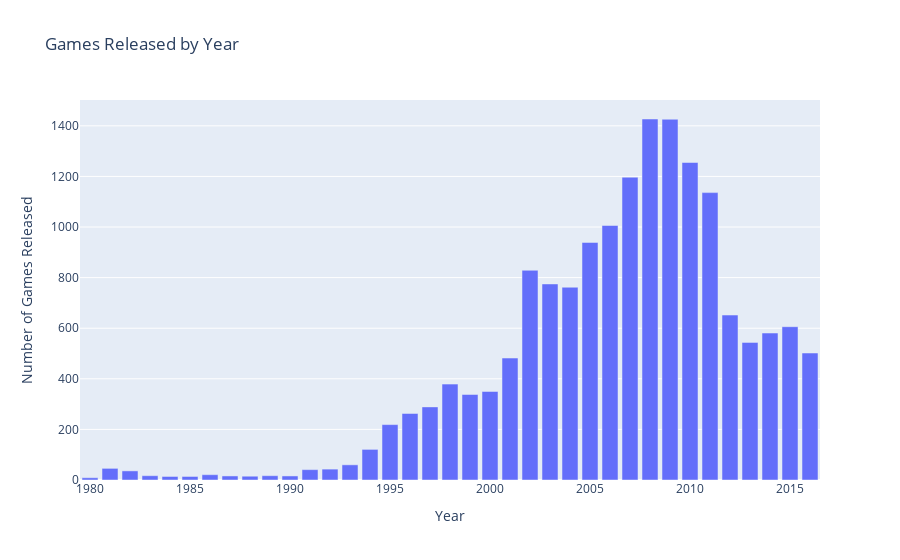

Notebook code for this chart:
### Markdown cell above
**Number of Games Released Each Year**

### Code cell
releases_by_year = df_games.groupby('year_of_release')['name'].count().reset_index(name='total_games')
display(releases_by_year)

fig = px.bar(releases_by_year, 
            x='year_of_release',
            y='total_games',
            labels={'year_of_release': 'Year', 'total_games': 'Number of Games Released'},
            title='Games Released by Year')
fig.show()

### Figure 1 — Plotly figure (JSON) as saved in the notebook; plotly's stock layout.template omitted (floating-point values rounded to 4 significant figures)
{"data": [{"alignmentgroup": "True", "hovertemplate": "Year=%{x}<br>Number of Games Released=%{y}<extra></extra>", "legendgroup": "", "marker": {"color": "#636efa", "pattern": {"shape": ""}}, "name": "", "offsetgroup": "", "orientation": "v", "showlegend": false, "textposition": "auto", "type": "bar", "x": [1980, 1981, 1982, 1983, 1984, 1985, 1986, 1987, 1988, 1989, 1990, 1991, 1992, 1993, 1994, 1995, 1996, 1997, 1998, 1999, 2000, 2001, 2002, 2003, 2004, 2005, 2006, 2007, 2008, 2009, 2010, 2011, 2012, 2013, 2014, 2015, 2016], "xaxis": "x", "y": [9, 46, 36, 17, 14, 14, 21, 16, 15, 17, 16, 41, 43, 60, 121, 219, 263, 289, 379, 338, 350, 482, 829, 775, 762, 939, 1006, 1197, 1427, 1426, 1255, 1136, 652, 544, 581, 606, 502], "yaxis": "y"}], "layout": {"barmode": "relative", "legend": {"tracegroupgap": 0}, "title": {"text": "Games Released by Year"}, "xaxis": {"anchor": "y", "domain": [0, 1], "title": {"text": "Year"}}, "yaxis": {"anchor": "x", "domain": [0, 1], "title": {"text": "Number of Games Released"}}}}
